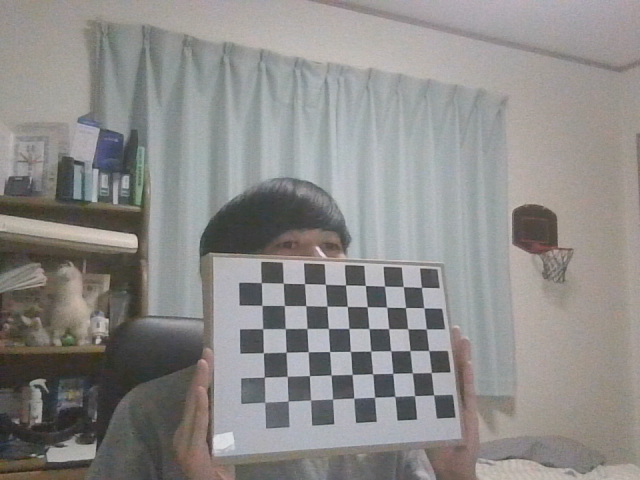
#> input picture calibration_images/calib_20260421_020155/cam0/pair_000_cam0.png, 640 x 480 px; its folder holds only this picture in this run
$ python stereo_calibrate_from_saved_pairs.py   (older library calls are emulated)
#> lines starting #> are read from the running program, lines starting #| are printed output that depends on the picture
import cv2
import numpy as np
import os
import glob


def get_latest_session_dir(prefix="calib_20"):
    """
    calibration_images 内から、指定prefixで始まる最新の撮影フォルダを選ぶ。
    cam0 / cam1 フォルダがあり、画像が入っているものを対象にする。
    """
    base_dir = "calibration_images"
    pattern = os.path.join(base_dir, prefix + "*")
    dirs = [d for d in glob.glob(pattern) if os.path.isdir(d)]

    valid_dirs = []

    for d in dirs:
        cam0_dir = os.path.join(d, "cam0")
        cam1_dir = os.path.join(d, "cam1")

        images0 = glob.glob(os.path.join(cam0_dir, "*.png"))
        images1 = glob.glob(os.path.join(cam1_dir, "*.png"))

        if len(images0) > 0 and len(images1) > 0:
            valid_dirs.append(d)

    if not valid_dirs:
        raise RuntimeError(
            f"有効なキャリブレーション画像フォルダが見つかりません: {pattern}"
        )

    latest_dir = max(valid_dirs, key=os.path.getmtime)

    print("======================================")
    print("[AUTO SESSION] 最新のAセット撮影フォルダを使用します")
    print(f"[AUTO SESSION] {latest_dir}")
    print("======================================")

    return latest_dir
# =========================
# 設定
# =========================
SESSION_DIR = get_latest_session_dir("calib_20")
CAM0_DIR = os.path.join(SESSION_DIR, "cam0")
CAM1_DIR = os.path.join(SESSION_DIR, "cam1")

PATTERN_SIZE = (9, 6)   # 内側の交点数
SQUARE_SIZE = 51.0      # 1マスの一辺の長さ（mm）。自分の印刷物に合わせて変更する

# 保存先
OUTPUT_FILE = os.path.join(SESSION_DIR, "stereo_calibration_result.npz")

# =========================
# チェッカーボードの3D座標を作る
# =========================
# 例: (0,0,0), (25,0,0), (50,0,0) ... のように並べる
objp = np.zeros((PATTERN_SIZE[0] * PATTERN_SIZE[1], 3), np.float32)
objp[:, :2] = np.mgrid[0:PATTERN_SIZE[0], 0:PATTERN_SIZE[1]].T.reshape(-1, 2)
objp *= SQUARE_SIZE

# 2台分の対応データ
objpoints = []   # 3D座標
imgpoints0 = []  # カメラ0の2D座標
imgpoints1 = []  # カメラ1の2D座標

# =========================
# 画像一覧取得
# =========================
images0 = sorted(glob.glob(os.path.join(CAM0_DIR, "*.png")))
images1 = sorted(glob.glob(os.path.join(CAM1_DIR, "*.png")))

if len(images0) == 0 or len(images1) == 0:
    raise RuntimeError("保存画像が見つかりません。SESSION_DIR を確認してください。")

if len(images0) != len(images1):
    raise RuntimeError("cam0 と cam1 の画像枚数が一致していません。")

print("======================================")
print("Stereo calibration start")
print(f"SESSION_DIR: {SESSION_DIR}")
print(f"cam0 images: {len(images0)}")
print(f"cam1 images: {len(images1)}")
print(f"PATTERN_SIZE: {PATTERN_SIZE}")
print(f"SQUARE_SIZE: {SQUARE_SIZE}")
print("======================================")

criteria = (
    cv2.TERM_CRITERIA_EPS + cv2.TERM_CRITERIA_MAX_ITER,
    30,
    0.001
)

flags = cv2.CALIB_CB_ADAPTIVE_THRESH + cv2.CALIB_CB_NORMALIZE_IMAGE

image_size = None
valid_count = 0

# =========================
# 角点検出
# =========================
for f0, f1 in zip(images0, images1):
    img0 = cv2.imread(f0)
#> img0 is the input picture: shape (480, 640, 3); mean B, G, R 137.2, 139, 140.7
    img1 = cv2.imread(f1)
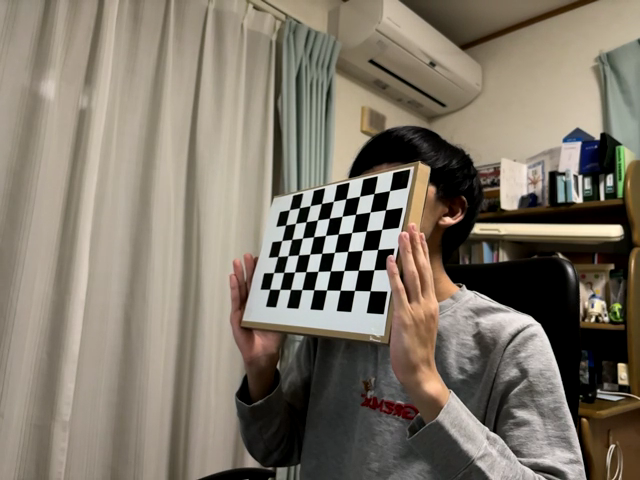
#> input picture calibration_images/calib_20260421_020155/cam1/pair_000_cam1.png, 640 x 480 px
#> img1 is the input picture: shape (480, 640, 3); mean B, G, R 106.2, 119.4, 128

    if img0 is None or img1 is None:
        print(f"読み込み失敗: {f0} or {f1}")
        continue

    gray0 = cv2.cvtColor(img0, cv2.COLOR_BGR2GRAY)
    gray1 = cv2.cvtColor(img1, cv2.COLOR_BGR2GRAY)
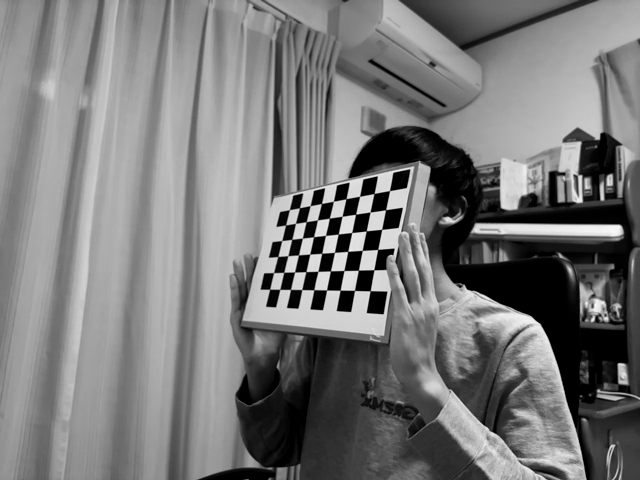
#> gray1: shape (480, 640); min 0, max 251, mean 120.5

    ret0, corners0 = cv2.findChessboardCorners(gray0, PATTERN_SIZE, flags)
#> ret0 = True; corners0 = 54 rows, first 8: [433.6, 394.7], [414.6, 395.6], [394.7, 396.4], [374.6, 397.1], [353.7, 398.1], [332.6, 399.1], [310.6, 399.9], [288, 401]
    ret1, corners1 = cv2.findChessboardCorners(gray1, PATTERN_SIZE, flags)
#> ret1 = True; corners1 = 54 rows, first 8: [370.1, 290.7], [354.5, 290.4], [340.2, 290.2], [326.5, 290], [313.8, 289.7], [301.7, 289.5], [290.5, 289.5], [279.8, 289.4]

    if ret0 and ret1:
        corners0 = cv2.cornerSubPix(
            gray0, corners0, (11, 11), (-1, -1), criteria
        )
#> corners0 = 54 rows, first 8: [433.6, 394.9], [414.5, 395.6], [394.8, 396.4], [374.5, 397.2], [353.8, 398.2], [332.6, 399.1], [310.6, 399.9], [288.1, 401]
        corners1 = cv2.cornerSubPix(
            gray1, corners1, (11, 11), (-1, -1), criteria
        )
#> corners1 = 54 rows, first 8: [370.2, 290.8], [354.4, 290.4], [333.7, 290], [320.3, 289.9], [308.2, 289.5], [296.2, 289.5], [285.4, 289.4], [274.9, 289.3]

        objpoints.append(objp.copy())
        imgpoints0.append(corners0)
        imgpoints1.append(corners1)

        image_size = gray0.shape[::-1]
#> image_size = (640, 480)
        valid_count += 1
        print(f"OK   : {os.path.basename(f0)} / {os.path.basename(f1)}")
    else:
        print(f"SKIP : {os.path.basename(f0)} / {os.path.basename(f1)}  "
              f"(cam0={ret0}, cam1={ret1})")

if valid_count < 8:
#> (the run stopped early here; a loop or call above may not have finished)
